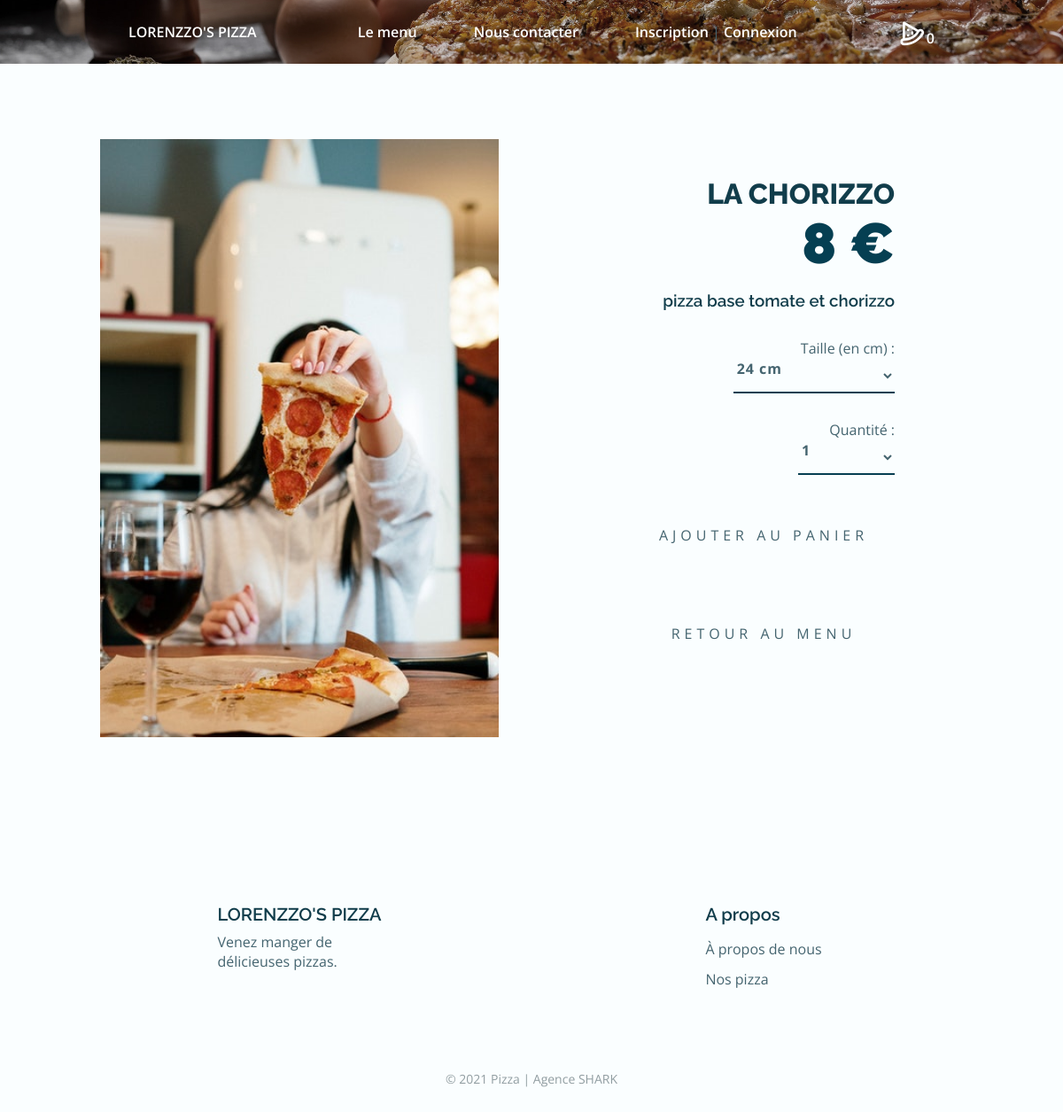
/produits.php, run on the app's committed database.
### tables this page shows
CREATE TABLE IF NOT EXISTS `produit` (
  `id` int NOT NULL AUTO_INCREMENT,
  `name` varchar(255) NOT NULL,
  `details` text NOT NULL,
  `img_path` varchar(255) NOT NULL,
  `category_id` int DEFAULT NULL,
  PRIMARY KEY (`id`),
  KEY `fk_product_category` (`category_id`)
);

CREATE TABLE IF NOT EXISTS `price` (
  `id` int NOT NULL AUTO_INCREMENT,
  `price` float DEFAULT NULL,
  `option_id` int DEFAULT NULL,
  `produit_id` int NOT NULL,
  PRIMARY KEY (`id`),
  KEY `fk_product_size` (`option_id`),
  KEY `fk_product_price` (`produit_id`)
);

CREATE TABLE IF NOT EXISTS `option_product` (
  `id` int NOT NULL AUTO_INCREMENT,
  `opt` varchar(255) NOT NULL,
  PRIMARY KEY (`id`)
);

### dbcontroller.php (called while the page is built, shortened)
<?php
class DBController {
    private $host = "localhost";
    private $user = "root";
    private $password = "";
    private $database = "lorenzzobd_dieug";
    private $conn;
    function __construct() {
        $this->conn = $this->connectDB();
    }
    function connectDB() {
        $conn = new PDO("mysql:host=" . $this->host . ";dbname=" . $this->database, $this->user, $this->password);
        return $conn;
    }
    function runQuery($query) {
        $result = $this->conn->query($query);
        while($row=$result->fetch(PDO::FETCH_ASSOC)) {
            $resultset[] = $row;
        }
        if(!empty($resultset))
            return $resultset;
    }
}
?>

### produits.php (the view, shortened to what this page needs)
<?php
require_once("dbcontroller.php");
$db_handle= new DBcontroller();
include_once 'ajout-panier.php';
$id=$_GET['id'] ?? 1;
$product = $db_handle->runQuery("SELECT * FROM produit WHERE id=$id");
$price = $db_handle->runQuery("SELECT * FROM price WHERE produit_id=$id");
$size =$db_handle->runQuery("SELECT * FROM option_product");
?>
<?php include ('base/head.php') ?>
<?php include ('base/header.php')?>
<section class="hero">
    <img src="assets/img/home1.jpg" alt="" class="hero__img">
</section>
<section class="products section">
    <div class="products__container container grid">
        <div class="products__info">
            <div class="products__info-title">
                <img src="<?= $product[0]['img_path'] ?>" class="products__info-img">
            </div>
        </div>
        <form method="post" action="" id="products__form">
            <div class="products__data">
                <h1 class="products__data-name"><?= $product[0]['name'] ?></h1>
                <h2 class="products__data-price"><?= $price[0]['price'] ." €"?></h2>
                <h3 class="products__data-description"><?= $product[0]['details'] ?></h3>
                <ul class="products__data-preferences">
                    <li>
                    <?php
                        if ($product[0]['category_id']== 1 ||$product[0]['category_id']== 2){
                    ?>
                        <span class="products__data-preferencesTaille">Taille (en cm) :</span>
                            <label>
                                <select name="optionSelect" class="products__data-preferencesTailleOption" >
                                        <option value="<?= $size[0]['id'] ?>"><?= $size[0]['opt'] ?></option>
                                </select>
                            </label>
                            <?php
                            }
                            ?>
                    </li>
                    <li>
                        <span class="products__data-preferencesQuantity">Quantité :</span>
                        <label>
                            <select name="quantity" class="products__data-preferencesQuantityOption">
                                <option value="1">1</option>
                            </select>
                        </label>
                    </li>
                </ul>
            </div>
            <div class="products__button">
                <div class="button">
                    <input type ="submit" name="ajoute" class="button__title button__slide-effect" value="Ajouter au panier">
                </div>
                <div class="button">
                    <a href="menu.php" class="button__title button__slide-effect">Retour au menu</a>
                </div>
            </form>
            </div>
</section>
<?php include ('base/footer.php') ?>
<?php include ('base/script.php') ?>

### data on the page
produit: img_path (picture), name "LA CHORIZZO", details "pizza base tomate et chorizzo"
price: price "8"
option_product: optionSelect "24 cm"

### other printed values
$quantityTotal "0"
